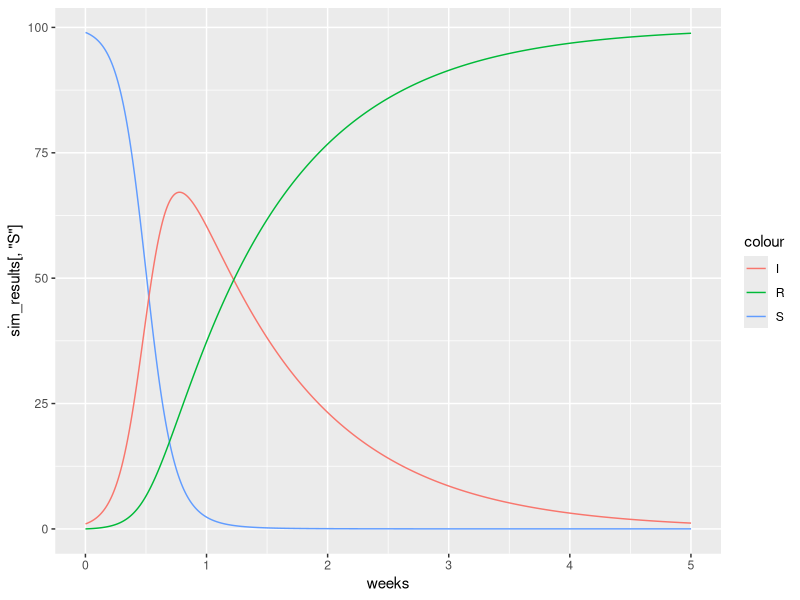
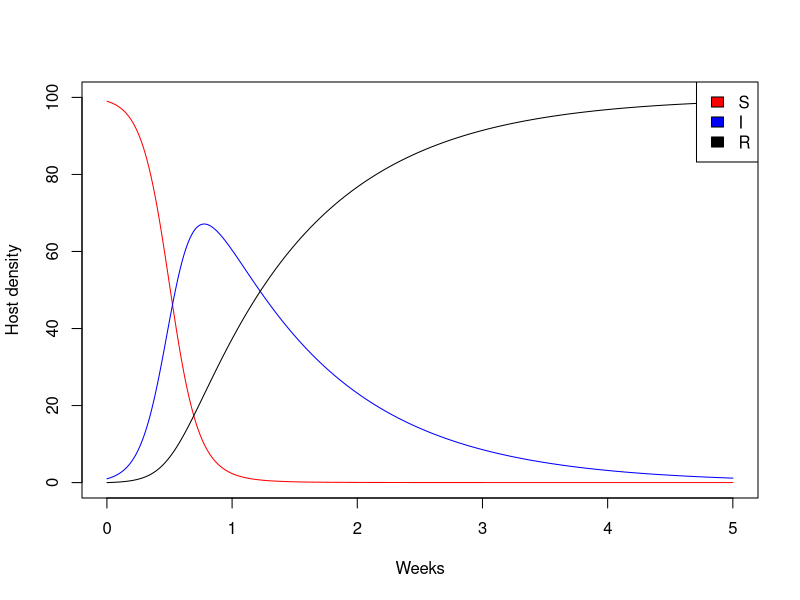

Source code (R) for these figures, in order: (Note: this script raises an error after producing the figures.)
## ---- chunk 1
# Assign initial conditions
S0 = 99 # Initial number of susceptibles
I0 = 1 # Initial number of infecteds
R0 = 0 # Initial number of recovered
beta = 0.1 # Transmission parameter
gamma = 1 # Recovery rate
deltat = 0.001 # weeks

time = 5 # weeks
steps = time / deltat # Total number of steps to simulate the model

# Make array to hold results. STEPS + 1 rows and
# 3 columns to hold the state variables
sim_results = array(NA, dim=c(steps + 1, 3))
sim_results[1, ] = c(S0, I0, R0)

# Naming columns for easy identification
colnames(sim_results) = c("S", "I","R")
## ---- chunk 2
# Run the model for STEPS iterations
for(step_num in 1:steps){
  
  # Extract current S, I, R values
  St = sim_results[step_num, "S"]
  It = sim_results[step_num, "I"]
  Rt = sim_results[step_num, "R"]
  
  # Update the SIR values one time step
  Stplus1 = St - beta*It*St*deltat
  Itplus1 = It + beta*It*St*deltat - gamma*It*deltat
  Rtplus1 = Rt + gamma*It*deltat
  
  # Save the updated SIR values
  sim_results[step_num + 1, ] = c(Stplus1, Itplus1, Rtplus1)
}
## ---- chunk 3
library(ggplot2)
weeks = 1:(steps + 1) * deltat 
ggplot(data=NULL, aes(x=weeks, y=sim_results[, "S"], color="S")) + geom_line() +
    geom_line(data=NULL, aes(x=weeks, y=sim_results[, "I"], color="I")) + 
    geom_line(data=NULL, aes(x=weeks, y=sim_results[, "R"], color="R"))
## ---- chunk 4
# or base plot
plot(weeks, sim_results[, "S"], type="l", col="red", xlab="Weeks", ylab="Host density", ylim=c(0, S0 + 1))
lines(weeks, sim_results[, "I"], type="l", col="blue")
lines(weeks, sim_results[, "R"], type="l", col="black")
legend("topright", legend=c("S", "I", "R"), fill=c("red", "blue", "black"))

## ---- chunk 5
mean(1:8)
## ---- chunk 6
sum(c(4, 5, 2, 3))
## ---- chunk 7
fahr_to_kelvin <- function(temp) {
  # Convert Far. to Kelvin
  kelvin <- ((temp - 32) * (5 / 9)) + 273.15
  return(kelvin)
}
## ---- chunk 8
# Freezing point of water
fahr_to_kelvin(32)
## ---- chunk 9
# Boiling point of water
fahr_to_kelvin(212)
## ---- chunk 10
fahr_to_kelvin(212)
kelvin
## ---- chunk 11
# Defining a function to update our SIR model
update_SIR <- function(St, It, Rt, beta, gamma, deltat){
  # Update equations for SIR function
  
  # Update values using the linear approximation of Euler's Method
  Stplus1 = St - beta*It*St*deltat
  Itplus1 = It + beta*It*St*deltat - gamma*It*deltat
  Rtplus1 = Rt + gamma*It*deltat
  
  # Return
  return(c(S=Stplus1, I=Itplus1, R=Rtplus1))
  
}
## ---- chunk 12
# HIDE ME IF YOU DON'T WANT TO SEE THE ANSWER

update_SEIR <- function(St, Et, It, Rt, beta, gamma, lambda, deltat){
  # Update equations for SEIR function
  
  # Update values
  Stplus1 = St - beta*It*St*deltat
  Etplus1 = Et - lambda*Et*deltat + beta*It*St*deltat
  Itplus1 = It - gamma*It*deltat + lambda*Et*deltat
  Rtplus1 = Rt + gamma*It*deltat
  
  # Return
  return(c(S=Stplus1, E=Etplus1, I=Itplus1, R=Rtplus1))
  
}
## ---- chunk 13
S0 = 99 # Initial number of susceptibles
E0 = 0 # Initial number of exposed
I0 = 1 # Initial number of infecteds
R0 = 0 # Initial number of recovered
beta = 0.1 # Transmission parameter
gamma = 1 # Recovery rate
lambda = 1 # 1 / lambda is average incubation period
deltat = 0.001 # weeks

update_SEIR(S0, E0, I0, R0, beta, gamma, lambda, deltat)
## ---- chunk 14
# HIDE ME IF YOU DON'T WANT TO SEE THE ANSWER
time = 10 # weeks
steps = time / deltat # Total number of steps to simulate the model

# Make array to hold results. STEPS + 1 rows and
# 4 columns to hold the state variables
sim_results = array(NA, dim=c(steps + 1, 4))
sim_results[1, ] = c(S0, E0, I0, R0)

# Naming columns for easy identification
colnames(sim_results) = c("S", "E", "I","R")

# Run the model for STEPS iterations
for(step_num in 1:steps){
  
  # Extract current S, I, R values
  St = sim_results[step_num, "S"]
  Et = sim_results[step_num, "E"]
  It = sim_results[step_num, "I"]
  Rt = sim_results[step_num, "R"]
  
  # Update the SEIR values one time step
  res = update_SEIR(St, Et, It, Rt, beta, gamma, lambda, deltat)
  
  # Save the updated SEIR values
  sim_results[step_num + 1, ] = res
}

weeks = 1:(steps + 1) * deltat 

plot(weeks, sim_results[, "S"], type="l", col="red", xlab="Weeks", ylab="Host density", ylim=c(0, S0 + 1))
lines(weeks, sim_results[, "I"], type="l", col="blue")
lines(weeks, sim_results[, "R"], type="l", col="black")
lines(weeks, sim_results[, "E"], type="l", col="orange")
legend("topright", legend=c("S", "E", "I", "R"), fill=c("red", "orange", "blue", "black"))

